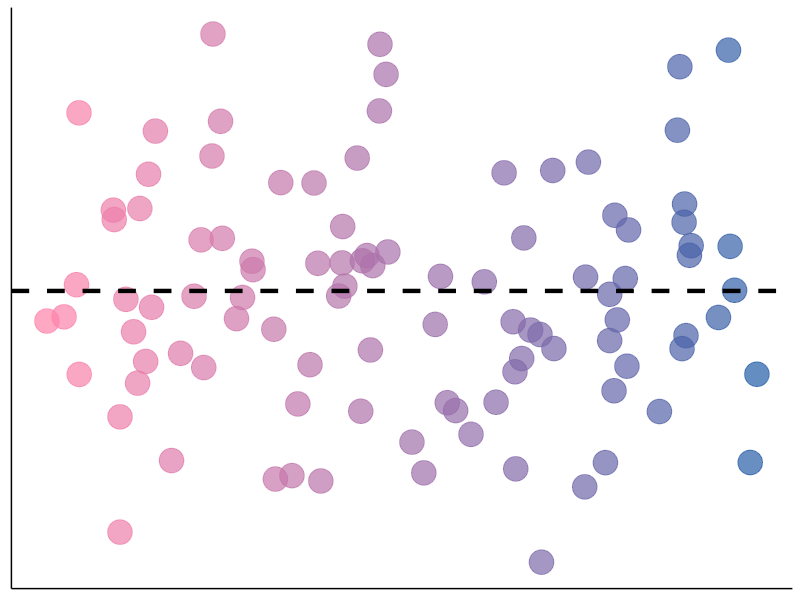

Reproduce this figure in R.
library(ggplot2)

# Set seed
set.seed(123)

# Simulate data
n <- 100
x <- runif(n, min = 0, max = 100)
y <- rnorm(n, mean = 50, sd = 10)

# Data frame
df <- data.frame(
  'spec' = x,
  'success' = y
)

# Plot
p <- ggplot(df, aes(x = spec, y = success)) +
  geom_point(aes(color = spec), alpha = 0.7, size = 8) +
  geom_hline(yintercept = 50, color = "black", linetype = "dashed", linewidth=1.5) +
  scale_color_gradient(low = "#FF82AB", high = "#225ea8") +
  theme_classic() +
  theme(
    axis.title = element_blank(),
    axis.text = element_blank(),
    axis.ticks = element_blank(),
    legend.position = "none"
  )

path <- file.path(getwd(), "outputs", "04_outputs_figures")

# Export
ggsave(
  filename = file.path(path, "figure1c.png"),
  plot = p
)
